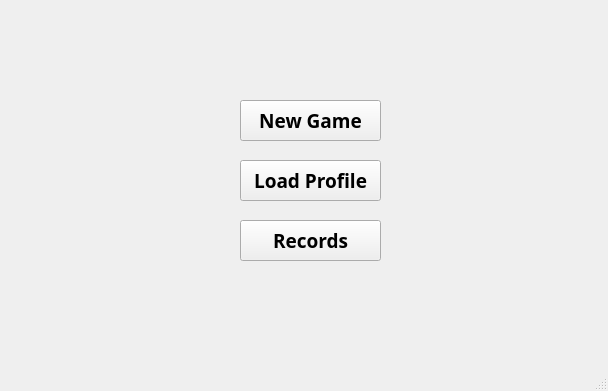
<?xml version="1.0" encoding="UTF-8"?>
<ui version="4.0">
 <class>SettingsWindow</class>
 <widget class="QMainWindow" name="SettingsWindow">
  <property name="geometry">
   <rect>
    <x>0</x>
    <y>0</y>
    <width>608</width>
    <height>391</height>
   </rect>
  </property>
  <property name="minimumSize">
   <size>
    <width>608</width>
    <height>391</height>
   </size>
  </property>
  <property name="maximumSize">
   <size>
    <width>608</width>
    <height>391</height>
   </size>
  </property>
  <property name="windowTitle">
   <string>Settings</string>
  </property>
  <widget class="QWidget" name="centralwidget">
   <widget class="QPushButton" name="b2_new_game">
    <property name="geometry">
     <rect>
      <x>240</x>
      <y>100</y>
      <width>141</width>
      <height>41</height>
     </rect>
    </property>
    <property name="font">
     <font>
      <family>Segoe UI Black</family>
      <pointsize>14</pointsize>
      <weight>75</weight>
      <bold>true</bold>
      <underline>false</underline>
      <strikeout>false</strikeout>
      <kerning>true</kerning>
     </font>
    </property>
    <property name="text">
     <string>New Game</string>
    </property>
    <property name="checkable">
     <bool>false</bool>
    </property>
   </widget>
   <widget class="QPushButton" name="b3_load_profile">
    <property name="geometry">
     <rect>
      <x>240</x>
      <y>160</y>
      <width>141</width>
      <height>41</height>
     </rect>
    </property>
    <property name="font">
     <font>
      <family>Segoe UI Black</family>
      <pointsize>14</pointsize>
      <weight>75</weight>
      <bold>true</bold>
      <underline>false</underline>
      <strikeout>false</strikeout>
      <kerning>true</kerning>
     </font>
    </property>
    <property name="text">
     <string>Load Profile</string>
    </property>
    <property name="checkable">
     <bool>false</bool>
    </property>
   </widget>
   <widget class="QPushButton" name="b4_records">
    <property name="geometry">
     <rect>
      <x>240</x>
      <y>220</y>
      <width>141</width>
      <height>41</height>
     </rect>
    </property>
    <property name="font">
     <font>
      <family>Segoe UI Black</family>
      <pointsize>14</pointsize>
      <weight>75</weight>
      <bold>true</bold>
      <underline>false</underline>
      <strikeout>false</strikeout>
      <kerning>true</kerning>
     </font>
    </property>
    <property name="text">
     <string>Records</string>
    </property>
    <property name="checkable">
     <bool>false</bool>
    </property>
   </widget>
  </widget>
  <widget class="QMenuBar" name="menubar">
   <property name="geometry">
    <rect>
     <x>0</x>
     <y>0</y>
     <width>608</width>
     <height>22</height>
    </rect>
   </property>
  </widget>
  <widget class="QStatusBar" name="statusbar"/>
 </widget>
 <resources/>
 <connections/>
</ui>
